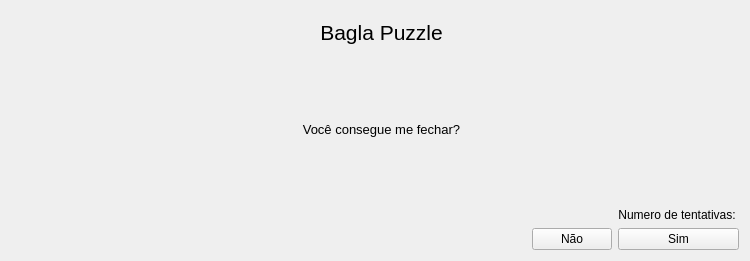
<?xml version="1.0" encoding="UTF-8"?>
<ui version="4.0">
 <class>JanelaInicial</class>
 <widget class="QWidget" name="JanelaInicial">
  <property name="geometry">
   <rect>
    <x>0</x>
    <y>0</y>
    <width>750</width>
    <height>261</height>
   </rect>
  </property>
  <property name="minimumSize">
   <size>
    <width>750</width>
    <height>261</height>
   </size>
  </property>
  <property name="maximumSize">
   <size>
    <width>750</width>
    <height>261</height>
   </size>
  </property>
  <property name="focusPolicy">
   <enum>Qt::NoFocus</enum>
  </property>
  <property name="windowTitle">
   <string>Aqui é bagla!</string>
  </property>
  <property name="windowIcon">
   <iconset resource="Imagens/Resource.qrc">
    <normaloff>:/newPrefix/bagla.ico</normaloff>:/newPrefix/bagla.ico</iconset>
  </property>
  <layout class="QGridLayout" name="gridLayout_2">
   <item row="1" column="3">
    <widget class="QLabel" name="labelTentativas">
     <property name="enabled">
      <bool>true</bool>
     </property>
     <property name="text">
      <string>Numero de tentativas: </string>
     </property>
     <property name="alignment">
      <set>Qt::AlignRight|Qt::AlignTrailing|Qt::AlignVCenter</set>
     </property>
    </widget>
   </item>
   <item row="2" column="1">
    <spacer name="horizontalSpacer">
     <property name="orientation">
      <enum>Qt::Horizontal</enum>
     </property>
     <property name="sizeHint" stdset="0">
      <size>
       <width>40</width>
       <height>20</height>
      </size>
     </property>
    </spacer>
   </item>
   <item row="0" column="0">
    <widget class="QLabel" name="ImagemBagla">
     <property name="text">
      <string/>
     </property>
     <property name="pixmap">
      <pixmap resource="Imagens/Resource.qrc">:/newPrefix/bagla.png</pixmap>
     </property>
     <property name="scaledContents">
      <bool>false</bool>
     </property>
    </widget>
   </item>
   <item row="2" column="2">
    <widget class="QPushButton" name="botaoNao">
     <property name="text">
      <string>Não</string>
     </property>
    </widget>
   </item>
   <item row="0" column="1" colspan="3">
    <widget class="QWidget" name="widget" native="true">
     <layout class="QGridLayout" name="gridLayout">
      <item row="3" column="0">
       <spacer name="verticalSpacer">
        <property name="orientation">
         <enum>Qt::Vertical</enum>
        </property>
        <property name="sizeHint" stdset="0">
         <size>
          <width>20</width>
          <height>40</height>
         </size>
        </property>
       </spacer>
      </item>
      <item row="1" column="0">
       <spacer name="verticalSpacer_2">
        <property name="orientation">
         <enum>Qt::Vertical</enum>
        </property>
        <property name="sizeHint" stdset="0">
         <size>
          <width>20</width>
          <height>40</height>
         </size>
        </property>
       </spacer>
      </item>
      <item row="2" column="0">
       <widget class="QLabel" name="labelTexto">
        <property name="text">
         <string>&lt;html&gt;&lt;head/&gt;&lt;body&gt;&lt;p&gt;&lt;span style=&quot; font-size:10pt;&quot;&gt;&lt;br/&gt;Você consegue me fechar?&lt;/span&gt;&lt;/p&gt;&lt;/body&gt;&lt;/html&gt;</string>
        </property>
        <property name="alignment">
         <set>Qt::AlignHCenter|Qt::AlignTop</set>
        </property>
       </widget>
      </item>
      <item row="0" column="0">
       <widget class="QLabel" name="labelTitulo">
        <property name="text">
         <string>&lt;html&gt;&lt;head/&gt;&lt;body&gt;&lt;p&gt;&lt;span style=&quot; font-size:16pt;&quot;&gt;Bagla Puzzle&lt;/span&gt;&lt;/p&gt;&lt;/body&gt;&lt;/html&gt;</string>
        </property>
        <property name="alignment">
         <set>Qt::AlignHCenter|Qt::AlignTop</set>
        </property>
       </widget>
      </item>
     </layout>
    </widget>
   </item>
   <item row="2" column="3">
    <widget class="QPushButton" name="botaoSim">
     <property name="text">
      <string>Sim</string>
     </property>
    </widget>
   </item>
  </layout>
 </widget>
 <resources>
  <include location="Imagens/Resource.qrc"/>
  <include location="Imagens/Resource.qrc"/>
 </resources>
 <connections/>
</ui>
